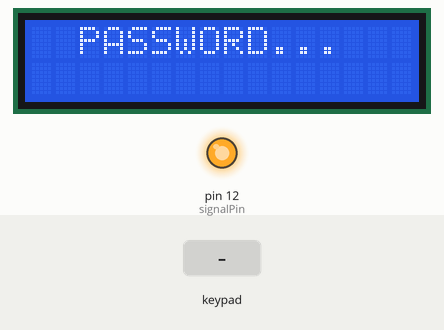
The sketch below on a simulated Arduino Uno, built with avr-gcc and run on an emulated ATmega328P. Shown: 16×2 character LCD, output pins drawn as LEDs (lit = HIGH). The inputs (shaded band) are chosen by the test bench.

Above: at 1.2 s.
1.3 s: keypad keys 0 0 0 0 0 0 0 # pressed 0.4 s apart
At 4.9 s:
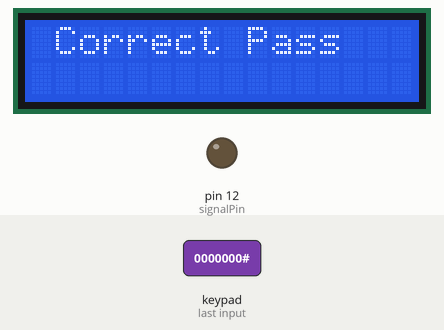
6.7 s: key 'A' pressed
At 7.9 s:
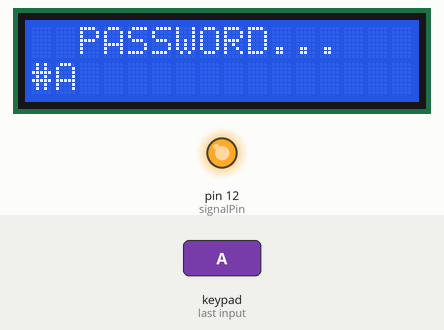
8.2 s: keypad keys 0 0 0 0 0 0 0 * pressed 0.4 s apart
At 10.9 s:
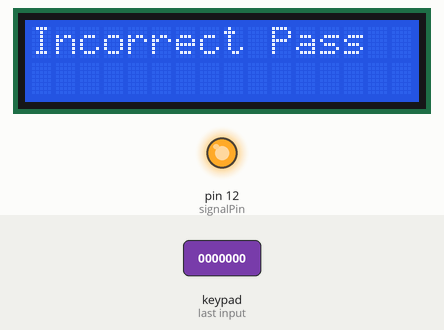
14.4 s: key 'B' pressed
At 15.1 s:
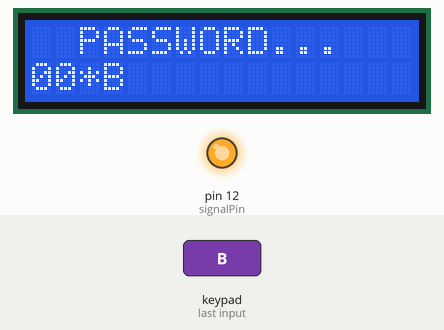
15.9 s: key 'C' pressed
At 16.2 s:
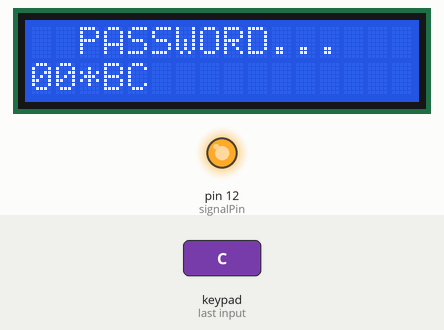
17.4 s: keypad keys 0 0 0 0 0 0 0 A pressed 0.4 s apart
At 22.9 s:
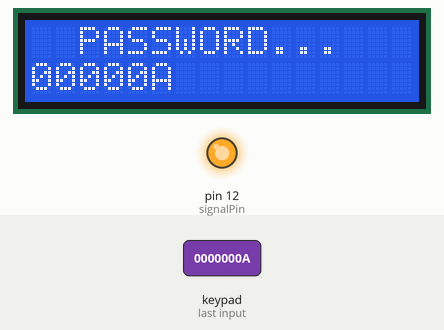
Timing chart, 0 to 24.2 s (numbered marks = the images above; inputs shaded):
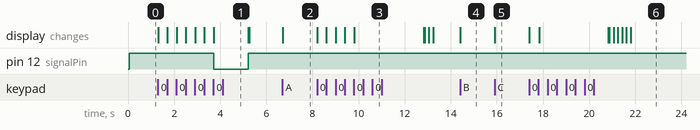

Measured:
- after the input at 1.3 s, pin 12 (signalPin): HIGH → LOW after 2.4 s, → HIGH 1.5 s later; the display: first changes at once (image 1 shows a later state)
- after the input at 6.7 s, the display: changes at once (image 2)
- after the input at 8.2 s, the display: first changes at once (image 3 shows a later state)
- after the input at 14.4 s, the display: changes at once (image 4)
- after the input at 15.9 s, the display: changes at once (image 5)
- after the input at 17.4 s, the display: first changes at once (image 6 shows a later state)

The sketch:

keypad_4x4.ino
```cpp
#include <Wire.h>
#include <LiquidCrystal_I2C.h>
#include <Keypad.h>

#define Password_Length 8

int signalPin = 12;

char Data[Password_Length];
char Master[Password_Length] = "0000000"; // Set the password as desired
byte data_count = 0, master_count = 0;
bool Pass_is_good;
char customKey;

const byte ROWS = 4;
const byte COLS = 4;

char hexaKeys[ROWS][COLS] = {
  {'1', '2', '3', 'A'},
  {'4', '5', '6', 'B'},
  {'7', '8', '9', 'C'},
  {'*', '0', '#', 'D'}
};

byte rowPins[ROWS] = {9, 8, 7, 6};
byte colPins[COLS] = {5, 4, 3, 2};

Keypad customKeypad = Keypad(makeKeymap(hexaKeys), rowPins, colPins, ROWS, COLS);

LiquidCrystal_I2C lcd(0x3f, 16, 2);

void setup(){
  lcd.init();
  lcd.backlight();
  pinMode(signalPin, OUTPUT);
  digitalWrite(signalPin, HIGH);
}

void loop(){
  lcd.setCursor(0,0);
  lcd.print("  PASSWORD...");

  customKey = customKeypad.getKey();
  if (customKey){
    Data[data_count] = customKey;
    lcd.setCursor(data_count,1);
    lcd.print(Data[data_count]);
    data_count++;
  }

  if(data_count == Password_Length-1){
    lcd.clear();

    if(!strcmp(Data, Master)){
      lcd.print(" Correct Pass");
      digitalWrite(signalPin, LOW);
      delay(1500);
      digitalWrite(signalPin, HIGH);
    }
    else{
      lcd.print("Incorrect Pass");
      delay(3000);
    }

    lcd.clear();
    clearData();
  }
}

void clearData(){
  while(data_count !=0){
    Data[data_count--] = 0;
  }
  return;
}
```
